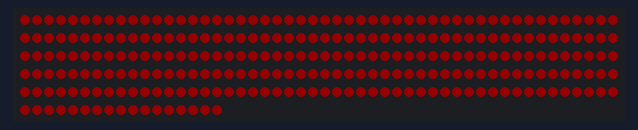
This sketch was run on a simulated Arduino Uno, built with avr-gcc and run on an emulated ATmega328P. Shown: 267 RGB LEDs in strip order, left to right, continuing on the next row. Dim RGB values are drawn brighter than linear.

Above: at 0.17 s.
At 8.9 s:
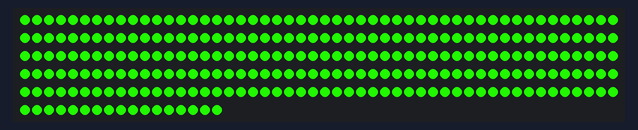
At 13.8 s:
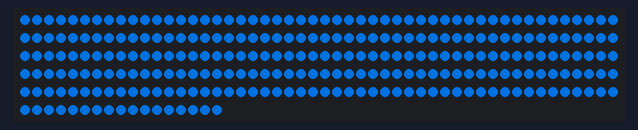
At 18.8 s:
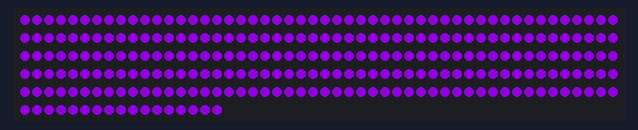
At 28.8 s:
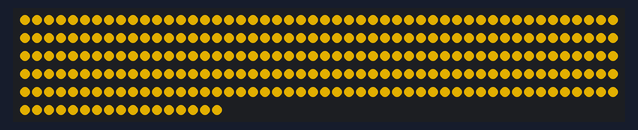
At 38.7 s:
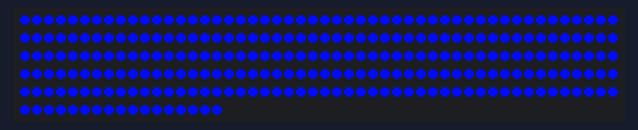

The sketch:

brightness_fade.ino
```cpp
#include <FastLED.h>

// Routine that pulses a color to max brightness, goes back down to base brightness, then changes the color

// FastLED HSV color reference:
//  https://github.com/FastLED/FastLED/wiki/Pixel-reference

// Define the number of LEDs based on what we're connected to
#define NUM_LEDS 267     // First strip

// The pin on the Arduino the LEDs are connected to
#define DATA_PIN 4

// Configurable parameters
#define MAX_BRIGHTNESS 250      // Brightness for pixels considered the head of the snake
#define BASE_BRIGHTNESS 70      // The base brightness for pixels that aren't considered the head of the snake
#define BRIGHTNESS_STEP 10      // The amount to increase or decrease the brightness on a loop
#define SATURATION_VALUE 255    // How saturated the colors should be
#define HUE_STEP 18             // How much to increment the color on each cycle
#define DELAY 15                // The delay, in milliseconds, between each cycle
#define BRIGHTNESS_CYCLES 20    // The number of cycles to stay at MAX_BRIGHTNESS

// Variables to keep track of what color we're on and what the current brightness is
int hue = 0;
int brightness = BASE_BRIGHTNESS;
enum { GettingBrighter, GettingDimmer, StayBright };
uint8_t brightState = GettingBrighter;
int maxBrightCycles = 0;

// Define the array of leds
CRGB leds[NUM_LEDS];

void setup() {
  // start the serial port, so we can log data to the Arduino IDE
  Serial.begin(9600);

  // start FastLED, tell it about our LEDs
  FastLED.addLeds<WS2812B, DATA_PIN, GRB>(leds, NUM_LEDS);
}

void loop() {
  // Set the color/brightness and change the LEDs
  for (int i = 0; i < NUM_LEDS; i++) {
    leds[i] = CHSV(hue, SATURATION_VALUE, brightness);
  }
  FastLED.show();

  // Increment / decrement the brightness
  if (brightState == GettingBrighter) {
    // We're getting brighter, step the brightness level
    brightness+= BRIGHTNESS_STEP;

    // If we've gone too far, stay at this current brightness for a few cycles
    if (brightness > MAX_BRIGHTNESS) {
      brightness = brightness - BRIGHTNESS_STEP;
      brightState = StayBright;
      maxBrightCycles = 0;
    }

  } else if (brightState == StayBright) {
    // We're staying bright for a few cycles
    maxBrightCycles++;

    // See if we've been at MAX_BRIGHTNESS for the requested amount of cycles
    if (maxBrightCycles > BRIGHTNESS_CYCLES) {
      brightState = GettingDimmer;
    }
  } else {
    // We're dimming, decrement the brightness
    brightness = brightness - BRIGHTNESS_STEP;

    // Make sure we haven't gone too far
    if (brightness < BASE_BRIGHTNESS) {
      brightness = brightness + BRIGHTNESS_STEP;
      brightState = GettingBrighter;

      // We've finished cycling the brightness for this color, so change it
      hue += HUE_STEP;
    }
  }

#ifdef DELAY
  FastLED.delay(DELAY);
#endif
}
```
